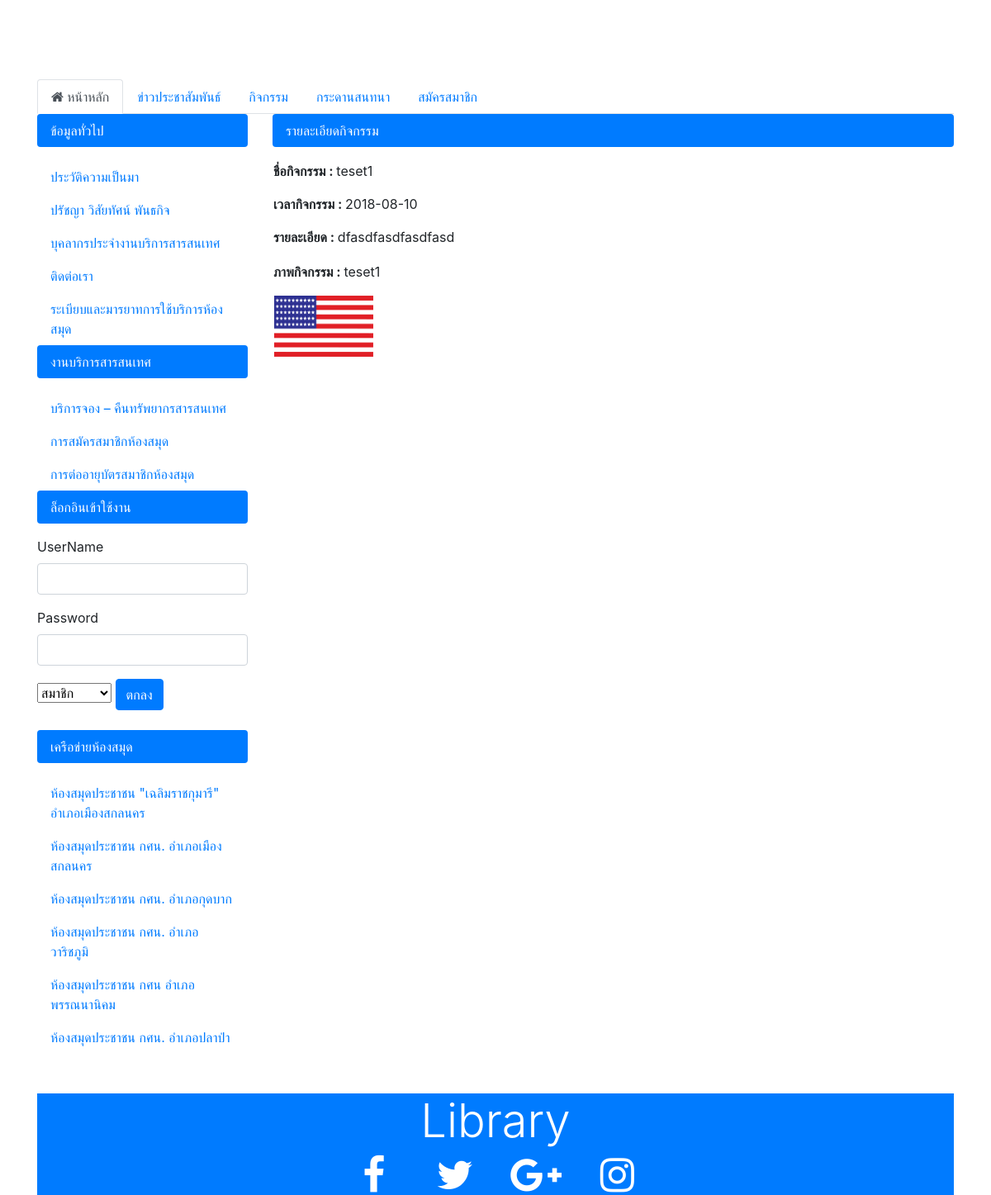
Page /view_activity.php?id_act=30 on the committed database.
### tables this page shows
CREATE TABLE `nt_act` (
  `id_act` int(7) NOT NULL,
  `name_act` varchar(255) NOT NULL,
  `date_act` varchar(50) NOT NULL,
  `detail_act` text NOT NULL,
  `id_photo` int(7) NOT NULL,
  `date_in` varchar(255) NOT NULL,
  `status_act` int(7) NOT NULL
);

CREATE TABLE `nt_photo` (
  `id_photo` int(7) NOT NULL,
  `name_photo` varchar(255) NOT NULL,
  `id_act` int(7) NOT NULL
);

### view_activity.php (the view, shortened to what this page needs)
<!DOCTYPE html PUBLIC "-//W3C//DTD XHTML 1.0 Transitional//EN" "http://www.w3.org/TR/xhtml1/DTD/xhtml1-transitional.dtd">
<html xmlns="http://www.w3.org/1999/xhtml">
    <?php
    include("includes/head.inc.php");
    ?>
  <link rel="stylesheet" href="css/lightbox.css" type="text/css" media="screen" />
<body>
  <div class="container">
    <?php
    include("includes/slideshow.inc.php");
    ?>
  </div>
    <div class="container">
      <div class="row">
        <div class="col-md-12">
              <?php
              include("includes/menu.inc.php");
              ?>
        </div>
      </div>
      <div class="row">
        <div class="col-md-3">
            <?php
              include("includes/sidemenu.inc.php");
            ?>
        </div>
        <div class="col-md-9">
          <ul class="nav nav-pills flex-column">
            <li class="nav-item">
              <p class="active nav-link">รายละเอียดกิจกรรม</p>
            </li>
            <li>
      <?php
      include("includes/config.php");
      $sql = "SELECT * FROM  nt_act where id_act = ".$_GET['id_act']." ";
      $dbq=mysqli_query($conn,$sql) or die ("Erorr : ");
      $numrow=mysqli_num_rows($dbq);
      if($numrow > 0)
      {
      ?>
          <table width="100%" border="0" cellpadding="0" cellspacing="0">
            <tr>
              <td width="99%">
                <table width="100%"   border="0" cellpadding="1" cellspacing="0">
      <?php
      $i=1;
      while($i <= $numrow)
      {
      $result = mysqli_fetch_array($dbq);
      $id_act = $result['id_act'];
      $name_act = $result['name_act'];
      $date_act = $result['date_act'];
      $detail_act = $result['detail_act'];
      ?>
                  <tr>
                    <td>
                        <table width="100%" border="0" cellpadding="0" cellspacing="0">
                          <tr>
                            <td>
                             <p><b>ชื่อกิจกรรม : </b> <?php echo $name_act?> </p>
                             <p><b>เวลากิจกรรม : </b><?php echo $date_act?></p>
                             <p><b>รายละเอียด : </b> <?php echo $detail_act?></p>
                            </td>
                          </tr>
                      </table>
                    </td >
                  </tr>
                  <?php
                    $i++;
                    }
                    ?>
              </table>
            </td>
            </tr>
          </table>
            </li>
        <?php
        }
        else
        ?>
            <li>
          <table width="100%" border="0" cellpadding="1" cellspacing="0">
            <tr>
              <td width="99%" height="60">
              <?php
              $strSQL = "SELECT * FROM nt_act where id_act = ".$id_act." ";
              $objQuery = mysqli_query($conn,$strSQL);
               $objResult = mysqli_fetch_array($objQuery);
                 echo"<p><b>ภาพกิจกรรม : </b>".$objResult['name_act']."</p>";
                  $strSQL = "SELECT * FROM nt_photo where id_act=".$id_act." ORDER BY id_photo ASC ";
                  $objQuery = mysqli_query($conn,$strSQL);
                  $objResult = mysqli_fetch_array($objQuery);
                  if(!$objResult)
                {
                echo"<img src='Authorities/activity/images/9MNUSsbvD0i.png'  width='32' height='32' /><font color='#000000' face='Tahoma' size='1'> ยังไม่ได้เพิ่มรูปภาพใดๆ </font>";
                }
                else
                {
                  $strSQL = "SELECT * FROM nt_photo where id_act='$id_act' ORDER BY id_photo ASC ";
                  $objQuery = mysqli_query($conn,$strSQL) or die ("Error Query [".$strSQL."]");
                  echo"<table border=\"0\"  cellspacing=\"1\" cellpadding=\"1\"><tr>";
                  $intRows = 0;
                  while($objResult = mysqli_fetch_array($objQuery))
                  {
                 $intRows++;
                 echo "<td>";
                 ?>
                  <table width="100%" border="0" cellpadding="0" cellspacing="0">
                    <tr>
                      <td valign="top">
                        <table id="Table_01" width="128" height="64" border="0" cellpadding="0" cellspacing="0">
                          <tr>
                            <td valign="top"><a href="Authorities/activity/myphoto/<?php echo $objResult["name_photo"];?>" rel="lightbox[roadtrip]"><img src="Authorities/activity/myphoto/<?php echo $objResult["name_photo"];?>" width="120" border="0" /></a></td>
                          </tr>
                      </table>
                    </td>
                    </tr>
                  </table>
      <?php
        echo"</td>";
        if(($intRows)%5==0)
       {
        echo"</tr>";
        }
       else
       {
       echo "<td>";
        }
      }
    echo "</tr></table>";
    }
    ?>
    </table>
      </li>
    </ul>
  </div>
</div>
</div>
<br><br>
 <div class="container">
    <div class="text-center bg-primary text-white py">
      <div class="container">
        <div class="row">
          <div class="col-md-12">
            <h1 class="display-4">Library</h1>
          </div>
        </div>
        <div class="row">
          <div class="col-12">
            <a href="https://www.facebook.com/" class="text-white" target="_blank">
              <i class="fa fa-fw fa-facebook fa-3x mx-3"></i>
            </a>
            <a href="https://twitter.com/" class="text-white" target="_blank">
              <i class="fa fa-fw fa-twitter fa-3x mx-3"></i>
            </a>
            <a href="https://plus.google.com/" class="text-white" target="_blank">
              <i class="fa fa-fw fa-3x fa-google-plus mx-3"></i>
            </a>
            <a href="https://www.instagram.com/" class="text-white" target="_blank">
              <i class="fa fa-fw fa-instagram fa-3x mx-3"></i>
            </a>
          </div>
        </div>
      </div>
    </div>
  </div>
</body>
</html>

### rows in the picture
nt_act: name_act "teset1", date_act "2018-08-10", detail_act "dfasdfasdfasdfasd"
nt_photo: name_photo (picture)
